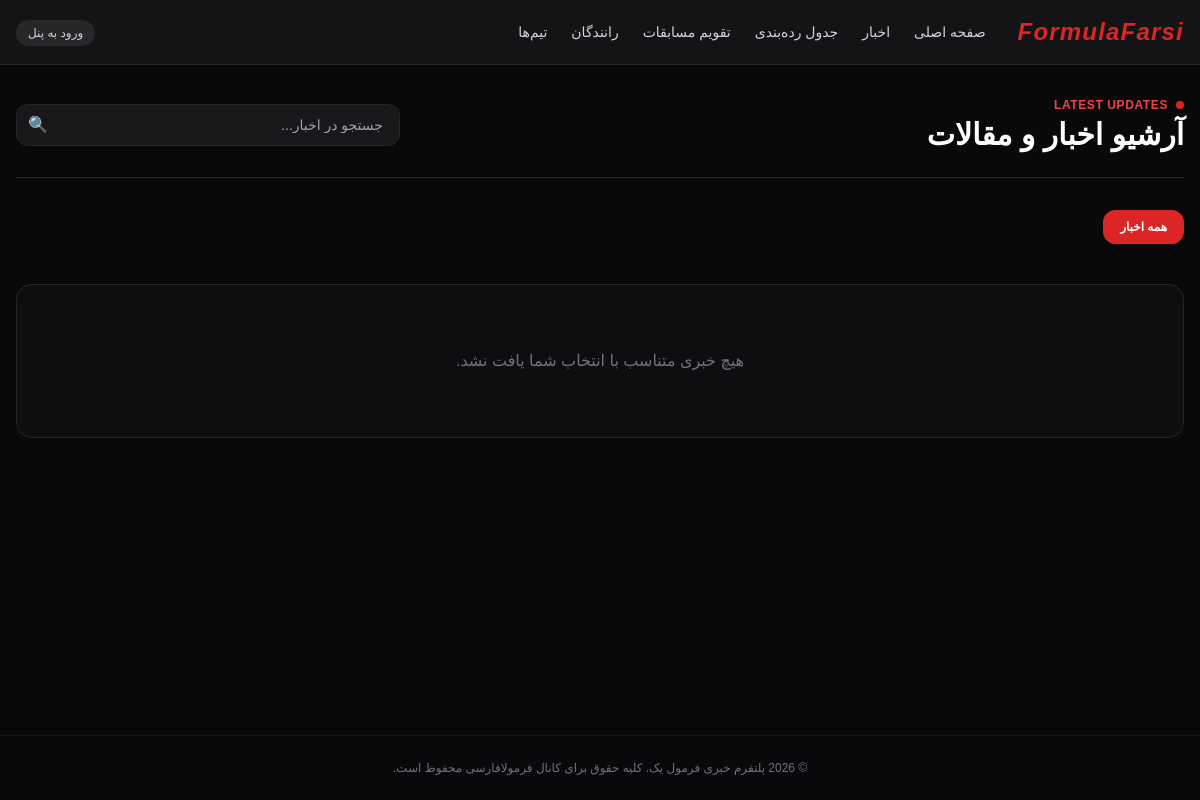
The page /news/ on the database as committed earlier.
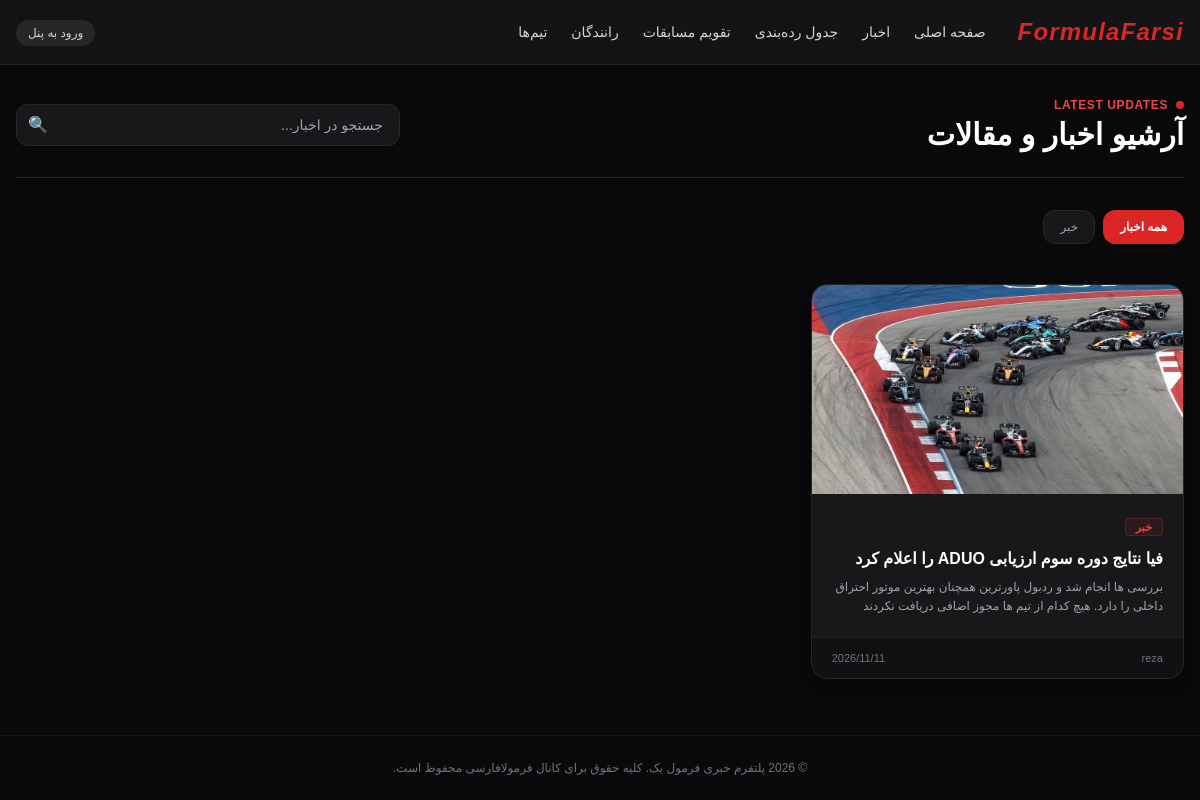
The same page on the database as committed later.
### news/models.py (models this page shows, shortened)
class Category(models.Model):
    title = models.CharField(max_length=80, verbose_name="عنوان دسته‌بندی")
    slug = models.SlugField(unique=True, allow_unicode=True, verbose_name="اسلاگ (URL)")
    class Meta:
        verbose_name = "دسته‌بندی"
        verbose_name_plural = "دسته‌بندی‌ها"

class Article(models.Model):
    STATUS_CHOICES = [
        ('draft', 'پیش‌نویس'),
        ('published', 'منتشر شده'),
    ]
    title = models.CharField(max_length=250, verbose_name="عنوان خبر")
    slug = models.SlugField(max_length=250, unique=True, allow_unicode=True, verbose_name="اسلاگ (URL)")
    author = models.ForeignKey(User, on_delete=models.PROTECT, related_name='articles', verbose_name="نویسنده")
    category = models.ForeignKey(Category, on_delete=models.SET_NULL, null=True, related_name='articles', verbose_name="دسته‌بندی")
    lead = models.TextField(max_length=500, verbose_name="لید / خلاصه خبر")
    body = CKEditor5Field(verbose_name="متن کامل خبر", config_name='news_editor')
    featured_image = models.ImageField(upload_to='news/%Y/%m/', verbose_name="تصویر شاخص")
    status = models.CharField(max_length=10, choices=STATUS_CHOICES, default='draft', verbose_name="وضعیت انتشار")
    created_at = models.DateTimeField(auto_now_add=True, verbose_name="تاریخ ایجاد")
    updated_at = models.DateTimeField(auto_now=True, verbose_name="آخرین به‌روزرسانی")
    related_drivers = models.ManyToManyField(Driver, blank=True, related_name='articles', verbose_name="رانندگان مرتبط")
    related_teams = models.ManyToManyField(Team, blank=True, related_name='articles', verbose_name="تیم‌های مرتبط")
    related_grand_prix = models.ForeignKey(GrandPrix, on_delete=models.SET_NULL, null=True, blank=True, related_name='articles', verbose_name="گرندپری مرتبط")
    class Meta:
        verbose_name = "خبر"
        verbose_name_plural = "اخبار"
        ordering = ['-created_at']
    def get_absolute_url(self):
        return reverse('news:article_detail', kwargs={'slug': self.slug})

### news/views.py (the view)
# urls.py: path('news/', articles_list_view, name='articles_list'),
def articles_list_view(request):
    articles_queryset = Article.objects.filter(status='published').select_related('category', 'author')
    category_slug = request.GET.get('category')
    selected_category = None
    if category_slug:
        articles_queryset = articles_queryset.filter(category__slug=category_slug)
        selected_category = category_slug
    search_query = request.GET.get('q')
    if search_query:
        articles_queryset = articles_queryset.filter(
            Q(title__icontains=search_query) |
            Q(lead__icontains=search_query) |
            Q(body__icontains=search_query)
        ).distinct()
    paginator = Paginator(articles_queryset, 9)
    page_number = request.GET.get('page')
    page_obj = paginator.get_page(page_number)
    categories = Category.objects.all()
    context = {
        'page_obj': page_obj,
        'categories': categories,
        'selected_category': selected_category,
        'search_query': search_query,
    }
    return render(request, 'news/articles_list.html', context)

### templates/news/articles_list.html (shortened to what this page needs)
{% extends 'base.html' %}
{% block content %}
<div class="space-y-8">
    <div class="flex flex-col md:flex-row md:items-center justify-between gap-4 border-b border-zinc-800 pb-6">
        <div>
            <div class="flex items-center gap-2 mb-1">
                <span class="w-2 h-2 rounded-full bg-red-600"></span>
                <span class="text-xs uppercase font-bold text-red-500 tracking-wider">LATEST UPDATES</span>
            </div>
            <h1 class="text-2xl md:text-3xl font-black text-white">آرشیو اخبار و مقالات</h1>
        </div>
        <form method="GET" action="{% url 'news:articles_list' %}" class="flex items-center max-w-sm w-full">
            <div class="relative w-full">
                <input type="text" name="q" value="{{ search_query|default:'' }}"
                       placeholder="جستجو در اخبار..."
                       class="w-full bg-zinc-900 border border-zinc-800 text-sm text-zinc-200 rounded-xl pr-4 pl-10 py-2.5 focus:outline-none focus:border-red-600 transition">
                <button type="submit" class="absolute left-3 top-1/2 -translate-y-1/2 text-zinc-400 hover:text-white">
                    🔍
                </button>
            </div>
        </form>
    </div>
    <div class="flex items-center gap-2 overflow-x-auto pb-2 scrollbar-none text-xs">
        <a href="{% url 'news:articles_list' %}"
           class="px-4 py-2 rounded-xl border whitespace-nowrap transition {% if not selected_category %}bg-red-600 border-red-600 text-white font-bold{% else %}bg-zinc-900 border-zinc-800 text-zinc-400 hover:border-zinc-700{% endif %}">
            همه اخبار
        </a>
        {% for cat in categories %}
        <a href="{% url 'news:articles_list' %}?category={{ cat.slug }}{% if search_query %}&q={{ search_query }}{% endif %}"
           class="px-4 py-2 rounded-xl border whitespace-nowrap transition {% if selected_category == cat.slug %}bg-red-600 border-red-600 text-white font-bold{% else %}bg-zinc-900 border-zinc-800 text-zinc-400 hover:border-zinc-700{% endif %}">
            {{ cat.title }}
        </a>
        {% endfor %}
    </div>
    <div class="grid grid-cols-1 md:grid-cols-2 lg:grid-cols-3 gap-6">
        {% for article in page_obj %}
        <a href="{{ article.get_absolute_url }}"
           class="bg-zinc-900 border border-zinc-800 hover:border-zinc-700 rounded-2xl overflow-hidden transition group flex flex-col justify-between shadow-lg">
            <div>
                {% if article.featured_image %}
                <div class="aspect-video w-full overflow-hidden bg-zinc-950">
                    <img src="{{ article.featured_image.url }}" alt="{{ article.title }}" class="w-full h-full object-cover group-hover:scale-105 transition duration-300">
                </div>
                {% endif %}
                <div class="p-5">
                    {% if article.category %}
                    <span class="text-[11px] bg-red-600/10 text-red-500 border border-red-500/20 px-2.5 py-0.5 rounded font-bold">
                        {{ article.category.title }}
                    </span>
                    {% endif %}
                    <h3 class="text-base font-bold text-white mt-2.5 group-hover:text-red-400 transition line-clamp-2 leading-snug">
                        {{ article.title }}
                    </h3>
                    <p class="text-xs text-zinc-400 mt-2 line-clamp-2 leading-relaxed">
                        {{ article.lead }}
                    </p>
                </div>
            </div>
            <div class="px-5 py-3 border-t border-zinc-800/80 bg-zinc-950/40 flex items-center justify-between text-[11px] text-zinc-500">
                <span>{{ article.author.get_full_name|default:article.author.username }}</span>
                <span>{{ article.created_at|date:"Y/m/d" }}</span>
            </div>
        </a>
        {% empty %}
        <div class="col-span-full text-center py-16 bg-zinc-900/40 rounded-2xl border border-zinc-800 text-zinc-500">
            هیچ خبری متناسب با انتخاب شما یافت نشد.
        </div>
        {% endfor %}
    </div>
</div>
{% endblock %}

Rows that differ between the two databases and show on the page:
added Category: title "خبر"
added Article: featured_image (picture), category "خبر", title "فیا نتایج دوره سوم ارزیابی ADUO را اعلام کرد", lead "بررسی ها انجام شد و ردبول پاورترین همچنان بهترین موتور احتراق داخلی را دارد. هیچ کدام از تیم ها مجوز اضافی دریافت نکردند", author.get_full_name "reza", created_at "2026/11/11"
Other text that changed with them:
text no longer shown: "هیچ خبری متناسب با انتخاب شما یافت نشد."
